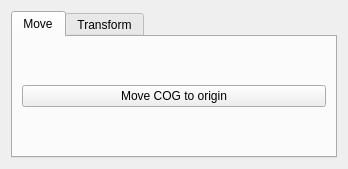
<?xml version="1.0" encoding="UTF-8"?>
<ui version="4.0">
 <class>moveControls</class>
 <widget class="QWidget" name="moveControls">
  <property name="geometry">
   <rect>
    <x>0</x>
    <y>0</y>
    <width>348</width>
    <height>169</height>
   </rect>
  </property>
  <property name="sizePolicy">
   <sizepolicy hsizetype="Fixed" vsizetype="Preferred">
    <horstretch>0</horstretch>
    <verstretch>0</verstretch>
   </sizepolicy>
  </property>
  <property name="maximumSize">
   <size>
    <width>348</width>
    <height>16777215</height>
   </size>
  </property>
  <property name="windowTitle">
   <string>Form</string>
  </property>
  <layout class="QVBoxLayout" name="verticalLayout_6">
   <item>
    <widget class="QTabWidget" name="tabWidget">
     <property name="enabled">
      <bool>true</bool>
     </property>
     <property name="sizePolicy">
      <sizepolicy hsizetype="Preferred" vsizetype="Expanding">
       <horstretch>0</horstretch>
       <verstretch>0</verstretch>
      </sizepolicy>
     </property>
     <property name="currentIndex">
      <number>0</number>
     </property>
     <widget class="QWidget" name="tab">
      <attribute name="title">
       <string>Move</string>
      </attribute>
      <layout class="QVBoxLayout" name="verticalLayout_3">
       <item>
        <widget class="QPushButton" name="moveToOrigin">
         <property name="toolTip">
          <string>Move COG to origin</string>
         </property>
         <property name="statusTip">
          <string>Move COG of selected objects to origin</string>
         </property>
         <property name="whatsThis">
          <string>Moves the selected objects such that
their center of gravity is at the origin.</string>
         </property>
         <property name="text">
          <string>Move COG to origin</string>
         </property>
        </widget>
       </item>
      </layout>
     </widget>
     <widget class="QWidget" name="Transform">
      <attribute name="title">
       <string>Transform</string>
      </attribute>
      <layout class="QVBoxLayout" name="verticalLayout_2">
       <item>
        <widget class="QPushButton" name="unifyBoundingBoxDiagonal">
         <property name="toolTip">
          <string>Normalize bounding box diagonal of objects</string>
         </property>
         <property name="statusTip">
          <string>Normalize bounding box diagonal of objects</string>
         </property>
         <property name="whatsThis">
          <string>Rescale objects such that its bounding box
diagonal has length one.</string>
         </property>
         <property name="text">
          <string>Unify Boundingbox Diagonal</string>
         </property>
        </widget>
       </item>
      </layout>
     </widget>
    </widget>
   </item>
  </layout>
 </widget>
 <resources/>
 <connections/>
</ui>
